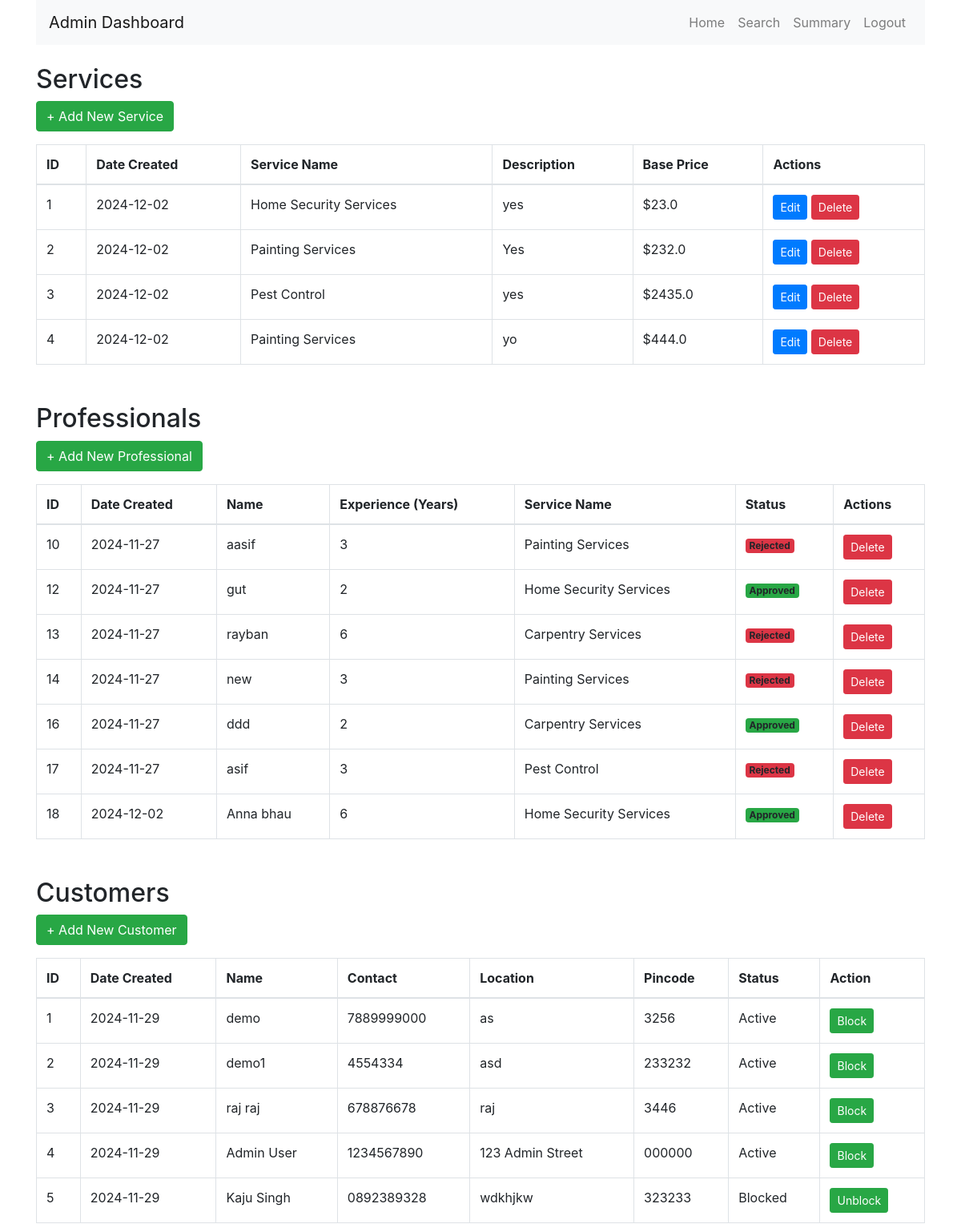
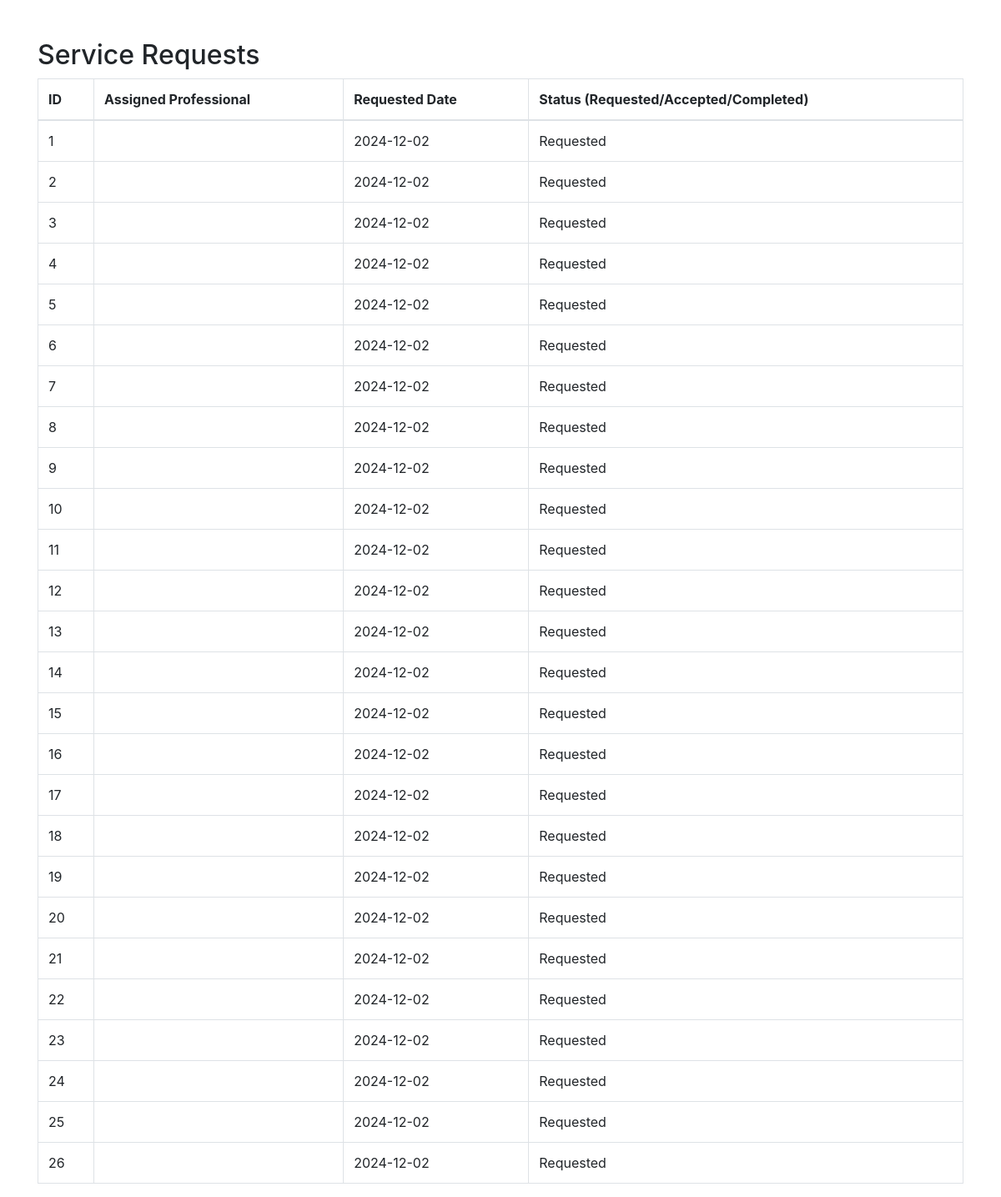
The page /admin on the database its author committed (2 pictures, top to bottom).
### models.py (models this page shows, shortened)
class Service(db.Model):
    __tablename__ = 'service'
    service_id = db.Column(db.Integer, primary_key=True, autoincrement=True, nullable=False)
    user_id = db.Column(db.Integer, db.ForeignKey('users.user_id'), default=1, nullable=True)
    prof_id = db.Column(db.Integer, db.ForeignKey('service_professionals.prof_id'), default=1, nullable=True)
    name = db.Column(db.String(100), nullable=True)
    new_service_name = db.Column(db.String(100), nullable=True)
    description = db.Column(db.Text, nullable=True)
    base_price = db.Column(db.Float, nullable=False)
    date_created = db.Column(db.DateTime, default=datetime.utcnow)
    image = db.Column(db.String(255), nullable=True)

class ServiceProfessional(UserMixin, db.Model):
    __tablename__ = 'service_professionals'
    prof_id = db.Column(db.Integer, primary_key=True, autoincrement=True, nullable=False)  # Auto-increment primary key
    username = db.Column(db.String(255), unique=True, nullable=False)  # Unique username
    password = db.Column(db.String(200), nullable=False)  # Store hashed password
    prof_name = db.Column(db.String(250), nullable=False)  # Name of the professional
    service_type = db.Column(db.String(100), nullable=False)  # Type of service offered
    experience = db.Column(db.String(100), nullable=False)  # Years of experience
    address = db.Column(db.Text, nullable=False)  # Address
    contact = db.Column(db.String(15), nullable=False)  # Contact number
    pincode = db.Column(db.String(10), nullable=False)  # Pincode/ZIP code
    date_created = db.Column(db.DateTime, default=func.now(), nullable=False)  # Automatically set to current timestamp
    status = db.Column(db.Text, default=ProfessionalStatus.PENDING, nullable=False)  # Status stored as text
    role = db.Column(db.String(50), default='service_professional', nullable=False)
    service_requests = db.relationship('ServiceRequest', backref='service_professionals', lazy=True)

class User(UserMixin, db.Model):
    __tablename__ = 'users'
    user_id = db.Column(db.Integer, primary_key=True, autoincrement=True, nullable=False)
    username = db.Column(db.String(255), unique=True, nullable=False)
    password = db.Column(db.String(200), nullable=False)
    user_name = db.Column(db.String(250), nullable=False)
    address = db.Column(db.Text, nullable=False)
    contact = db.Column(db.String(15), nullable=False)
    date_created = db.Column(db.DateTime, default=func.now(), nullable=False)
    pincode = db.Column(db.String(10), nullable=False)
    status = db.Column(db.String(20), default='Active')  # Possible values: 'Active', 'Blocked'
    role = db.Column(db.String(50), nullable=False)

class ServiceRequest(db.Model):
    __tablename__ = 'service_requests'
    req_id = db.Column(db.Integer, primary_key=True, autoincrement=True, nullable=False)
    user_id = db.Column(db.Integer, db.ForeignKey('users.user_id'), nullable=True)
    service_id = db.Column(db.Integer, db.ForeignKey('service.service_id'), nullable=True)
    prof_id = db.Column(db.Integer, db.ForeignKey('service_professionals.prof_id'), nullable=True)
    status = db.Column(db.String(20), default='Requested', nullable=False)
    rating = db.Column(db.Integer)
    remarks = db.Column(db.String(255))
    requested_date = db.Column(db.DateTime, default=datetime.utcnow, nullable=False)
    close_date = db.Column(db.DateTime, default=datetime.utcnow, nullable=False)
    service = db.relationship('Service', backref='requests')
    professional = db.relationship('ServiceProfessional', backref='requests')

### admin_routes.py (the view)
@admin_bp.route('/admin')
def home():
    services = Service.query.all()
    professionals = ServiceProfessional.query.all()
    service_requests = ServiceRequest.query.all()
    customers = User.query.all()
    return render_template('admin_panel/admin_dashboard.html', services=services,
                           professionals=professionals, service_requests=service_requests, customers=customers)

### templates/admin_panel/admin_dashboard.html (shortened to what this page needs)
{% extends "admin_panel/base.html" %}
{% block content %}
<div class="container">
    <nav class="navbar navbar-expand-lg navbar-light bg-light mb-4">
        <a class="navbar-brand" href="#">Admin Dashboard</a>
        <div class="collapse navbar-collapse" id="navbarNav">
            <ul class="navbar-nav ml-auto">
                <li class="nav-item"><a class="nav-link" href="{{ url_for('main.admin_dashboard') }}">Home</a></li>
                <li class="nav-item"><a class="nav-link" href="{{ url_for('admin.search') }}">Search</a></li>
                <li class="nav-item"><a class="nav-link" href="{{ url_for('admin.summary') }}">Summary</a></li>
                <li class="nav-item"><a class="nav-link" href="{{ url_for('auth.logout') }}">Logout</a></li>
            </ul>
        </div>
    </nav>
    <div class="mb-5">
        <h2>Services</h2>
        <a href="{{ url_for('admin.add_service') }}" class="btn btn-success mb-3">+ Add New Service</a>
        <table class="table table-bordered">
            <thead>
                <tr>
                    <th>ID</th>
                    <th>Date Created</th>
                    <th>Service Name</th>
                    <th>Description</th>
                    <th>Base Price</th>
                    <th>Actions</th>
                </tr>
            </thead>
            <tbody>
                {% for service in services %}
                <tr>
                    <td>{{ service.service_id }}</td>
                    <td>{{ service.date_created.strftime('%Y-%m-%d') }}</td>
                    <td>{{ service.name }}</td>
                    <td>{{ service.description }}</td>
                    <td>${{ service.base_price }}</td>
                    <td>
                        <a href="{{ url_for('admin.edit_service', service_id=service.service_id) }}" class="btn btn-primary btn-sm">Edit</a>
                        <a href="{{ url_for('admin.delete_service', service_id=service.service_id) }}" class="btn btn-danger btn-sm">Delete</a>
                    </td>
                </tr>
                {% endfor %}
            </tbody>
        </table>
    </div>
    <div class="mb-5">
        <h2>Professionals</h2>
        <a href="{{ url_for('admin.add_professional') }}" class="btn btn-success mb-3">+ Add New Professional</a>
        <table class="table table-bordered">
            <thead>
                <tr>
                    <th>ID</th>
                    <th>Date Created</th>
                    <th>Name</th>
                    <th>Experience (Years)</th>
                    <th>Service Name</th>
                    <th>Status</th>
                    <th>Actions</th>
                </tr>
            </thead>
            <tbody>
                {% for professional in professionals %}
                <tr>
                    <td>{{ professional.prof_id }}</td>
                    <td>{{ professional.date_created.strftime('%Y-%m-%d') if professional.date_created else 'N/A' }}</td>
                    <td>{{ professional.prof_name }}</td>
                    <td>{{ professional.experience or 'N/A' }}</td>
                    <td>{{ professional.service_type }}</td>
                    <td>
                        {% if professional.status == 'PENDING' %}
                            <span class="badge bg-warning">Pending</span>
                        {% elif professional.status == 'APPROVED' %}
                            <span class="badge bg-success">Approved</span>
                        {% elif professional.status == 'REJECTED' %}
                            <span class="badge bg-danger">Rejected</span>
                        {% endif %}
                    </td>
                    <td>
                        <a href="{{ url_for('admin.delete_professional', professional_id=professional.prof_id) }}" class="btn btn-danger btn-sm">Delete</a>
                    </td>
                </tr>
                {% endfor %}
            </tbody>
        </table>
    </div>
    <div class="mb-5">
        <h2>Customers</h2>
        <a href="{{ url_for('admin.add_customer') }}" class="btn btn-success mb-3">+ Add New Customer</a>
        <table class="table table-bordered">
            <thead>
                <tr>
                    <th>ID</th>
                    <th>Date Created</th>
                    <th>Name</th>
                    <th>Contact</th>
                    <th>Location</th>
                    <th>Pincode</th>
                    <th>Status</th>
                    <th>Action</th>
                </tr>
            </thead>
            <tbody>
                {% for customer in customers %}
                <tr>
                    <td>{{ customer.user_id }}</td>
                    <td>{{ customer.date_created.strftime('%Y-%m-%d') if customer.date_created else 'N/A' }}</td>
                    <td>{{ customer.user_name }}</td>
                    <td>{{ customer.contact }}</td>
                    <td>{{ customer.address }}</td>
                    <td>{{ customer.pincode }}</td>
                    <td>{{ customer.status }}</td>
                    <td>
                        {% if customer.status == 'Active' %}
                            <a href="{{ url_for('admin.block_customer', customer_id=customer.user_id) }}" class="btn btn-success btn-sm">Block</a>
                        {% else %}
                            <a href="{{ url_for('admin.unblock_customer', customer_id=customer.user_id) }}" class="btn btn-success btn-sm">Unblock</a>
                        {% endif %}
                    </td>
                </tr>
                {% endfor %}
            </tbody>
        </table>
    </div>
    <div>
        <h2>Service Requests</h2>
        <table class="table table-bordered">
            <thead>
                <tr>
                    <th>ID</th>
                    <th>Assigned Professional</th>
                    <th>Requested Date</th>
                    <th>Status (Requested/Accepted/Completed)</th>
                </tr>
            </thead>
            <tbody>
                {% for request in service_requests %}
                <tr>
                    <td>{{ request.req_id }}</td>
                    <td>{{ request.assigned_professional_name }}</td>
                    <td>{{ request.requested_date.strftime('%Y-%m-%d') }}</td>
                    <td>{{ request.status }}</td>
                </tr>
                {% endfor %}
            </tbody>
        </table>
    </div>
</div>
{% endblock %}

### rows shown on the page
Service: service_id "1", date_created "2024-12-02", name "Home Security Services", description "yes", base_price "23.0"
Service: service_id "2", date_created "2024-12-02", name "Painting Services", description "Yes", base_price "232.0"
Service: service_id "3", date_created "2024-12-02", name "Pest Control", description "yes", base_price "2435.0"
Service: service_id "4", date_created "2024-12-02", name "Painting Services", description "yo", base_price "444.0"
ServiceProfessional: prof_id "10", date_created "2024-11-27", prof_name "aasif", experience "3", service_type "Painting Services", status "Rejected"
ServiceProfessional: prof_id "12", date_created "2024-11-27", prof_name "gut", experience "2", service_type "Home Security Services", status "Approved"
ServiceProfessional: prof_id "13", date_created "2024-11-27", prof_name "rayban", experience "6", service_type "Carpentry Services", status "Rejected"
ServiceProfessional: prof_id "14", date_created "2024-11-27", prof_name "new", experience "3", service_type "Painting Services", status "Rejected"
ServiceProfessional: prof_id "16", date_created "2024-11-27", prof_name "ddd", experience "2", service_type "Carpentry Services", status "Approved"
ServiceProfessional: prof_id "17", date_created "2024-11-27", prof_name "asif", experience "3", service_type "Pest Control", status "Rejected"
ServiceProfessional: prof_id "18", date_created "2024-12-02", prof_name "Anna bhau", experience "6", service_type "Home Security Services", status "Approved"
User: user_id "1", date_created "2024-11-29", user_name "demo", contact "7889999000", address "as", pincode "3256", status "Active"
User: user_id "2", date_created "2024-11-29", user_name "demo1", contact "4554334", address "asd", pincode "233232", status "Active"
User: user_id "3", date_created "2024-11-29", user_name "raj raj", contact "678876678", address "raj", pincode "3446", status "Active"
User: user_id "4", date_created "2024-11-29", user_name "Admin User", contact "1234567890", address "123 Admin Street", pincode "000000", status "Active"
User: user_id "5", date_created "2024-11-29", user_name "Kaju Singh", contact "0892389328", address "wdkhjkw", pincode "323233", status "Blocked"
ServiceRequest: req_id "1", requested_date "2024-12-02", status "Requested"
ServiceRequest: req_id "2", requested_date "2024-12-02", status "Requested"
ServiceRequest: req_id "3", requested_date "2024-12-02", status "Requested"
ServiceRequest: req_id "4", requested_date "2024-12-02", status "Requested"
ServiceRequest: req_id "5", requested_date "2024-12-02", status "Requested"
ServiceRequest: req_id "6", requested_date "2024-12-02", status "Requested"
ServiceRequest: req_id "7", requested_date "2024-12-02", status "Requested"
ServiceRequest: req_id "8", requested_date "2024-12-02", status "Requested"
ServiceRequest: req_id "9", requested_date "2024-12-02", status "Requested"
ServiceRequest: req_id "10", requested_date "2024-12-02", status "Requested"
ServiceRequest: req_id "11", requested_date "2024-12-02", status "Requested"
ServiceRequest: req_id "12", requested_date "2024-12-02", status "Requested"
ServiceRequest: req_id "13", requested_date "2024-12-02", status "Requested"
ServiceRequest: req_id "14", requested_date "2024-12-02", status "Requested"
ServiceRequest: req_id "15", requested_date "2024-12-02", status "Requested"
ServiceRequest: req_id "16", requested_date "2024-12-02", status "Requested"
ServiceRequest: req_id "17", requested_date "2024-12-02", status "Requested"
ServiceRequest: req_id "18", requested_date "2024-12-02", status "Requested"
ServiceRequest: req_id "19", requested_date "2024-12-02", status "Requested"
ServiceRequest: req_id "20", requested_date "2024-12-02", status "Requested"
ServiceRequest: req_id "21", requested_date "2024-12-02", status "Requested"
ServiceRequest: req_id "22", requested_date "2024-12-02", status "Requested"
ServiceRequest: req_id "23", requested_date "2024-12-02", status "Requested"
ServiceRequest: req_id "24", requested_date "2024-12-02", status "Requested"
ServiceRequest: req_id "25", requested_date "2024-12-02", status "Requested"
ServiceRequest: req_id "26", requested_date "2024-12-02", status "Requested"
